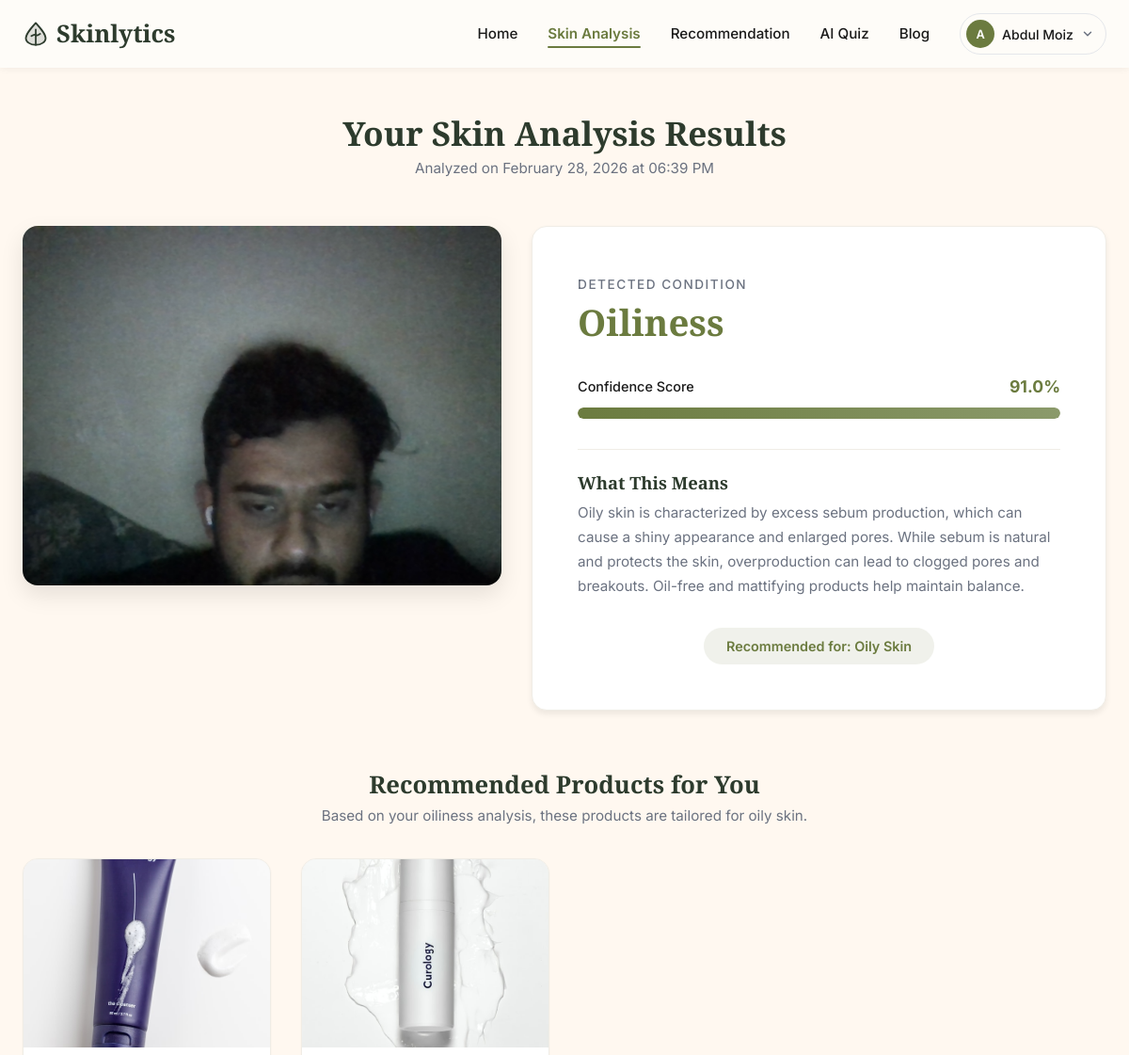
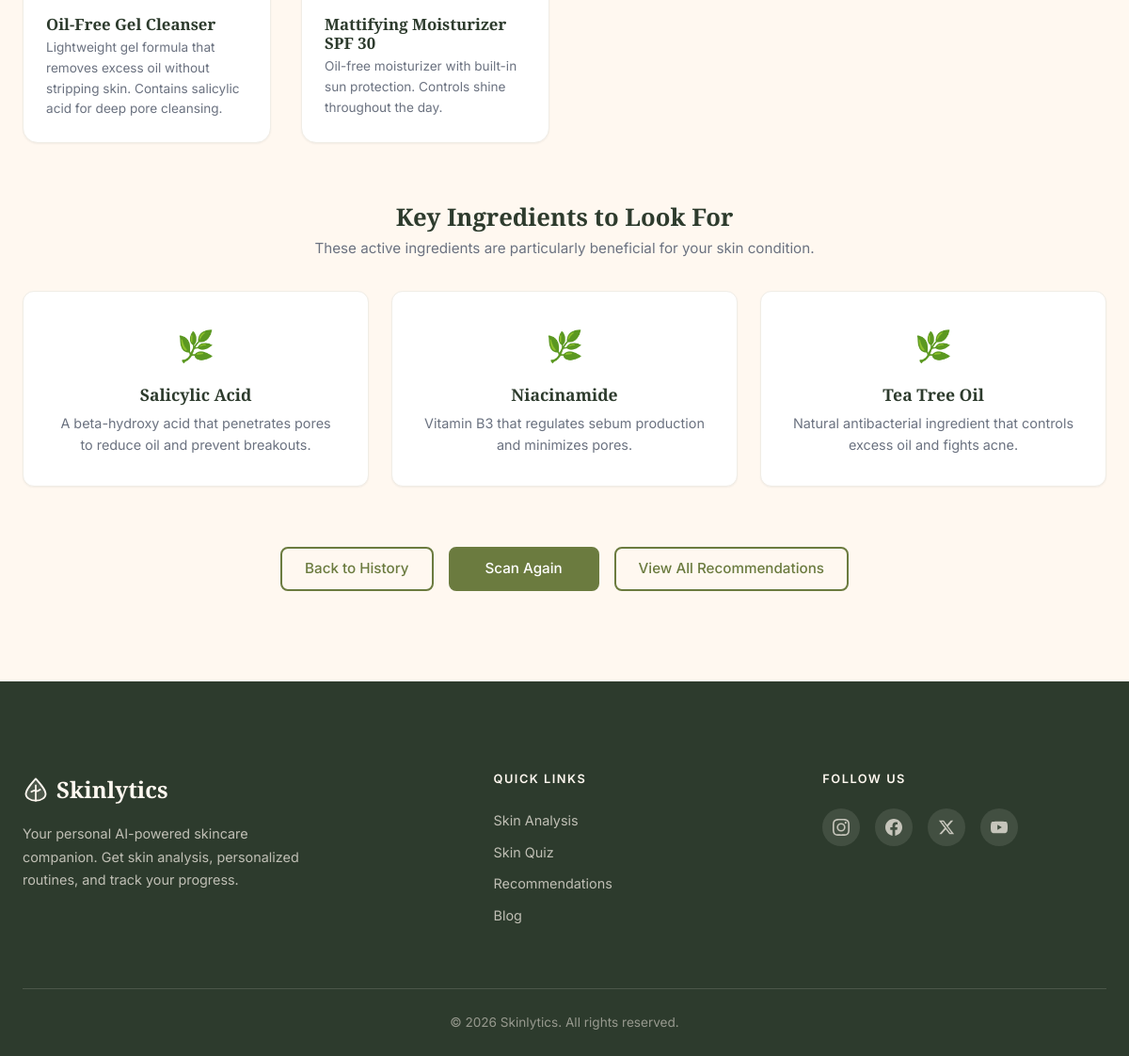
The app's page /scan/result/16 (signed in) with its own data (2 pictures, top to bottom).
### app/models.py (models this page shows, shortened)
class User(UserMixin, db.Model):
    __tablename__ = 'users'
    id = db.Column(db.Integer, primary_key=True)
    username = db.Column(db.String(80), unique=True, nullable=False)
    email = db.Column(db.String(120), unique=True, nullable=False)
    password_hash = db.Column(db.String(256), nullable=False)
    is_admin = db.Column(db.Boolean, default=False)
    created_at = db.Column(db.DateTime, default=datetime.utcnow)
    analyses = db.relationship('Analysis', backref='user', lazy=True)
    quiz_results = db.relationship('QuizResult', backref='user', lazy=True)
    blog_posts = db.relationship('BlogPost', backref='author', lazy=True)

class Analysis(db.Model):
    __tablename__ = 'analyses'
    id = db.Column(db.Integer, primary_key=True)
    user_id = db.Column(db.Integer, db.ForeignKey('users.id'), nullable=False)
    image_filename = db.Column(db.String(256), nullable=False)
    condition = db.Column(db.String(100), nullable=False)
    confidence = db.Column(db.Float, nullable=False)
    created_at = db.Column(db.DateTime, default=datetime.utcnow)

class SkinType(db.Model):
    __tablename__ = 'skin_types'
    id = db.Column(db.Integer, primary_key=True)
    name = db.Column(db.String(50), unique=True, nullable=False)
    description = db.Column(db.Text, nullable=True)
    ingredients = db.relationship('Ingredient', backref='skin_type', lazy=True)
    products = db.relationship('Product', backref='skin_type', lazy=True)

class Product(db.Model):
    __tablename__ = 'products'
    id = db.Column(db.Integer, primary_key=True)
    name = db.Column(db.String(150), nullable=False)
    description = db.Column(db.Text, nullable=True)
    image_filename = db.Column(db.String(256), nullable=True)
    skin_type_id = db.Column(db.Integer, db.ForeignKey('skin_types.id'), nullable=False)

class Ingredient(db.Model):
    __tablename__ = 'ingredients'
    id = db.Column(db.Integer, primary_key=True)
    name = db.Column(db.String(100), nullable=False)
    description = db.Column(db.Text, nullable=True)
    skin_type_id = db.Column(db.Integer, db.ForeignKey('skin_types.id'), nullable=False)

### app/scan/routes.py (the view)
@bp.route('/result/<int:analysis_id>')
@login_required
def result(analysis_id):
    analysis = Analysis.query.get_or_404(analysis_id)
    if analysis.user_id != current_user.id:
        flash('Access denied.', 'danger')
        return redirect(url_for('scan.index'))
    condition_info = CONDITION_INFO.get(analysis.condition, {})
    explanation = condition_info.get('explanation', 'No additional information available for this condition.')
    skin_type_name = condition_info.get('skin_type', 'Normal')
    skin_type = SkinType.query.filter_by(name=skin_type_name).first()
    products = []
    ingredients = []
    if skin_type:
        products = Product.query.filter_by(skin_type_id=skin_type.id).all()
        ingredients = Ingredient.query.filter_by(skin_type_id=skin_type.id).all()
    return render_template('scan/result.html',
                           analysis=analysis,
                           explanation=explanation,
                           skin_type_name=skin_type_name,
                           products=products,
                           ingredients=ingredients)

### app/templates/scan/result.html
{% extends 'base.html' %}
{% block content %}
<section class="result-page">
    <div class="container">
        <div class="result-header">
            <h1>Your Skin Analysis Results</h1>
            <p>Analyzed on {{ analysis.created_at.strftime('%B %d, %Y at %I:%M %p') }}</p>
        </div>
        <div class="result-grid">
            <div class="result-image-card">
                <img src="{{ url_for('static', filename='uploads/' + analysis.image_filename) }}" alt="Your skin analysis photo">
            </div>
            <div class="result-diagnosis-card">
                <div class="diagnosis-badge">
                    <span class="diagnosis-label">Detected Condition</span>
                    <h2 class="diagnosis-condition">{{ analysis.condition }}</h2>
                </div>
                <div class="confidence-section">
                    <div class="confidence-header">
                        <span>Confidence Score</span>
                        <span class="confidence-value">{{ analysis.confidence }}%</span>
                    </div>
                    <div class="confidence-bar">
                        <div class="confidence-fill" style="width: {{ analysis.confidence }}%"></div>
                    </div>
                </div>
                <div class="diagnosis-explanation">
                    <h3>What This Means</h3>
                    <p>{{ explanation }}</p>
                </div>
                <div class="diagnosis-skin-type">
                    <span class="skin-type-badge">Recommended for: {{ skin_type_name }} Skin</span>
                </div>
            </div>
        </div>
        {% if products %}
        <div class="result-section">
            <h3 class="result-section-title">Recommended Products for You</h3>
            <p class="result-section-subtitle">Based on your {{ analysis.condition | lower }} analysis, these products are tailored for {{ skin_type_name | lower }} skin.</p>
            <div class="products-grid">
                {% for product in products %}
                <div class="product-card">
                    <div class="product-image">
                        {% if product.image_filename %}
                        <img src="{{ url_for('static', filename=product.image_filename) }}" alt="{{ product.name }}" onerror="this.parentElement.innerHTML='&#9752;'">
                        {% else %}
                        <span>&#9752;</span>
                        {% endif %}
                    </div>
                    <div class="product-info">
                        <h4>{{ product.name }}</h4>
                        <p>{{ product.description }}</p>
                    </div>
                </div>
                {% endfor %}
            </div>
        </div>
        {% endif %}
        {% if ingredients %}
        <div class="result-section">
            <h3 class="result-section-title">Key Ingredients to Look For</h3>
            <p class="result-section-subtitle">These active ingredients are particularly beneficial for your skin condition.</p>
            <div class="ingredients-grid">
                {% for ing in ingredients %}
                <div class="ingredient-card">
                    <div class="ingredient-icon">&#127807;</div>
                    <h4>{{ ing.name }}</h4>
                    <p>{{ ing.description }}</p>
                </div>
                {% endfor %}
            </div>
        </div>
        {% endif %}
        <div class="result-actions">
            <a href="{{ url_for('scan.history') }}" class="btn btn-outline">Back to History</a>
            <a href="{{ url_for('scan.index') }}" class="btn btn-primary">Scan Again</a>
            <a href="{{ url_for('recommendation.index') }}" class="btn btn-secondary">View All Recommendations</a>
        </div>
    </div>
</section>
{% endblock %}

### app/templates/base.html (shortened to what this page needs)
<!DOCTYPE html>
<html lang="en">
<head>
    <link rel="stylesheet" href="{{ url_for('static', filename='css/style.css') }}">
</head>
<body>
    <nav class="navbar">
        <div class="container">
            <a href="{{ url_for('main.home') }}" class="navbar-logo">
                Skinlytics
            </a>
            <div class="nav-menu" id="navbarMenu">
                <ul class="nav-links">
                    <li><a href="{{ url_for('main.home') }}" class="nav-link">Home</a></li>
                    {% if current_user.is_authenticated %}
                    <li><a href="{{ url_for('scan.index') }}" class="nav-link">Skin Analysis</a></li>
                    {% endif %}
                    <li><a href="{{ url_for('recommendation.index') }}" class="nav-link">Recommendation</a></li>
                    {% if current_user.is_authenticated %}
                    <li><a href="{{ url_for('quiz.index') }}" class="nav-link">AI Quiz</a></li>
                    {% endif %}
                    <li><a href="{{ url_for('blog.index') }}" class="nav-link">Blog</a></li>
                </ul>
                <div class="nav-auth">
                    {% if current_user.is_authenticated %}
                        <div class="user-dropdown" id="userDropdown">
                            <button class="user-dropdown-trigger" id="userDropdownTrigger" type="button">
                                <span class="user-initial">{{ current_user.username[0] | upper }}</span>
                                <span class="user-dropdown-name">{{ current_user.username }}</span>
                                <svg class="dropdown-chevron" width="14" height="14" viewBox="0 0 24 24" fill="none" stroke="currentColor" stroke-width="2.5" stroke-linecap="round" stroke-linejoin="round"><polyline points="6 9 12 15 18 9"/></svg>
                            </button>
                        </div>
                    {% else %}
                        <a href="{{ url_for('auth.login') }}" class="btn btn-outline btn-sm">Login</a>
                        <a href="{{ url_for('auth.register') }}" class="btn btn-primary btn-sm">Register</a>
                    {% endif %}
                </div>
            </div>
        </div>
    </nav>
    <main class="main-content">
        {% block content %}{% endblock %}
    </main>
    <footer class="footer">
        <div class="container">
            <div class="footer-grid">
                <div class="footer-brand">
                    <a href="{{ url_for('main.home') }}" class="footer-logo">
                        Skinlytics
                    </a>
                    <p>
                        Your personal AI-powered skincare companion. Get skin analysis, personalized routines, and track your progress.
                    </p>
                </div>
                <div class="footer-col">
                    <h4 class="footer-heading">Quick Links</h4>
                    <ul class="footer-links">
                        <li><a href="{{ url_for('scan.index') }}">Skin Analysis</a></li>
                        <li><a href="{{ url_for('quiz.index') }}">Skin Quiz</a></li>
                        <li><a href="{{ url_for('recommendation.index') }}">Recommendations</a></li>
                        <li><a href="{{ url_for('blog.index') }}">Blog</a></li>
                    </ul>
                </div>
                <div class="footer-col">
                    <h4 class="footer-heading">Follow Us</h4>
                    <div class="footer-socials">
                        <a href="#" class="social-link" aria-label="Instagram">
                        </a>
                        <a href="#" class="social-link" aria-label="Facebook">
                        </a>
                        <a href="#" class="social-link" aria-label="Twitter">
                            <svg width="18" height="18" viewBox="0 0 24 24" fill="currentColor"><path d="M18.244 2.25h3.308l-7.227 8.26 8.502 11.24H16.17l-5.214-6.817L4.99 21.75H1.68l7.73-8.835L1.254 2.25H8.08l4.713 6.231zm-1.161 17.52h1.833L7.084 4.126H5.117z"/></svg>
                        </a>
                        <a href="#" class="social-link" aria-label="YouTube">
                        </a>
                    </div>
                </div>
            </div>
            <div class="footer-bottom">
                <p>&copy; 2026 Skinlytics. All rights reserved.</p>
            </div>
        </div>
    </footer>
</body>
</html>

### records on screen
User: username "A", username "Abdul Moiz"
Analysis: created_at "February 28, 2026 at 06:39 PM", image_filename (picture), condition "Oiliness", confidence "91.0", condition "oiliness"
SkinType: name "Oily", name "oily"
Product: image_filename (picture), name "Oil-Free Gel Cleanser", description "Lightweight gel formula that removes excess oil without stripping skin. Contains salicylic acid for deep pore cleansing."
Product: image_filename (picture), name "Mattifying Moisturizer SPF 30", description "Oil-free moisturizer with built-in sun protection. Controls shine throughout the day."
Ingredient: name "Salicylic Acid", description "A beta-hydroxy acid that penetrates pores to reduce oil and prevent breakouts."
Ingredient: name "Niacinamide", description "Vitamin B3 that regulates sebum production and minimizes pores."
Ingredient: name "Tea Tree Oil", description "Natural antibacterial ingredient that controls excess oil and fights acne."
